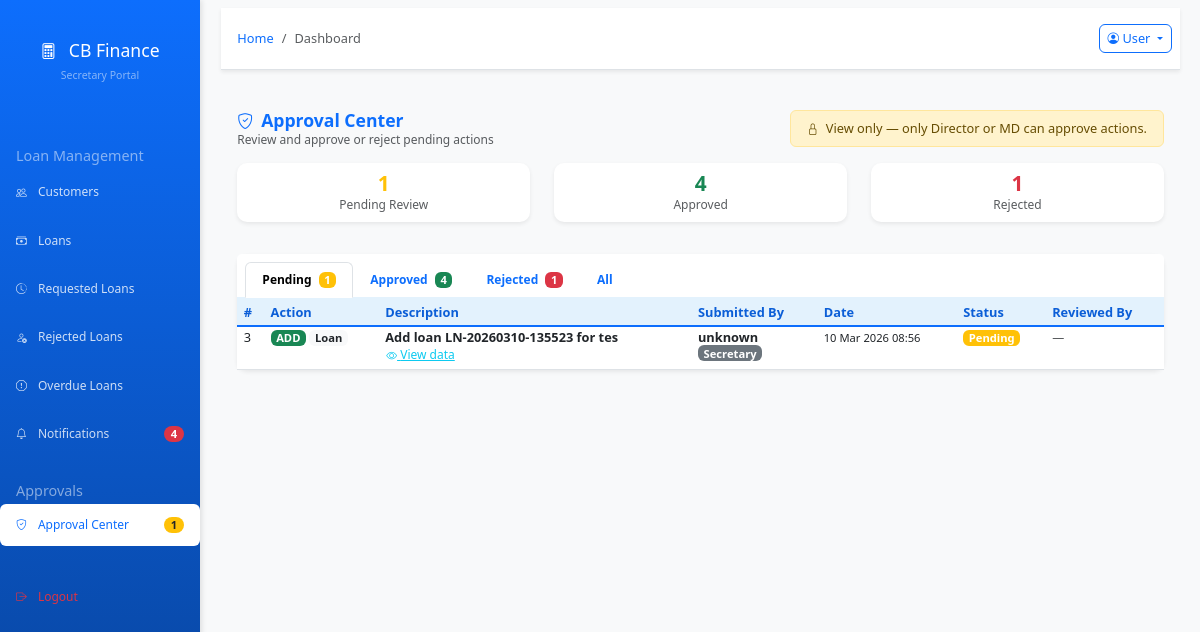
Page /app.cbfinance.rw/index.php?page=approvals on the earlier database version.
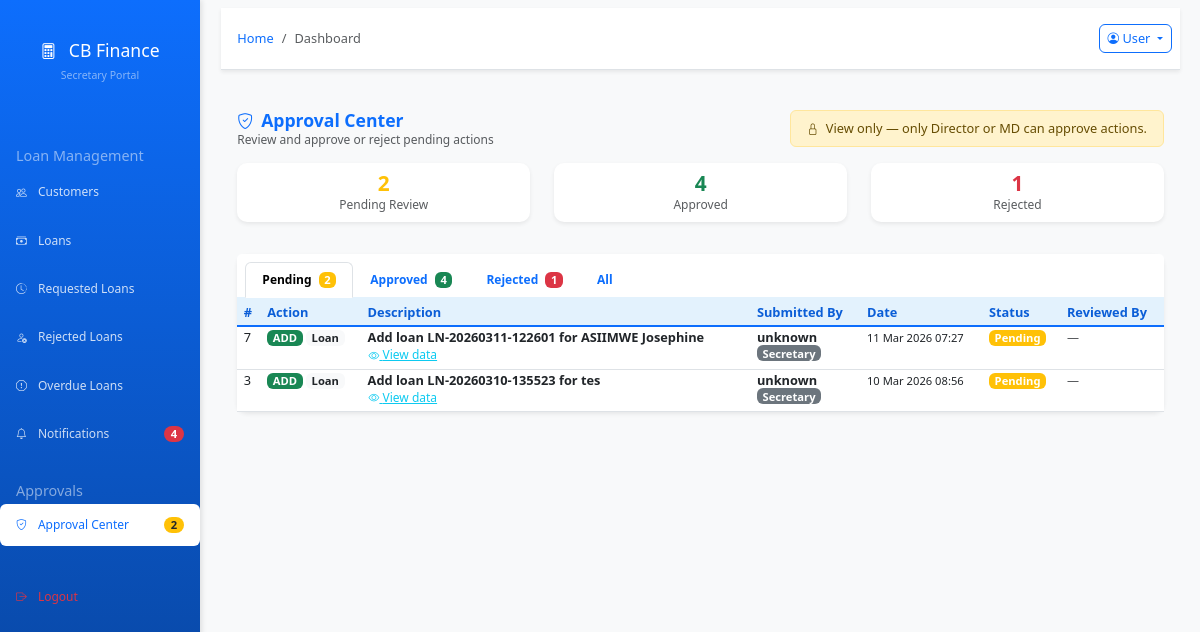
Same page on the later database version.
### tables this page shows
CREATE TABLE `pending_approvals` (
  `approval_id` int(11) NOT NULL,
  `action_type` varchar(20) NOT NULL,
  `entity_type` varchar(30) NOT NULL,
  `entity_id` int(11) DEFAULT NULL,
  `action_data` longtext NOT NULL,
  `description` varchar(255) NOT NULL,
  `submitted_by` varchar(100) NOT NULL,
  `submitted_by_role` varchar(50) NOT NULL,
  `status` enum('pending','approved','rejected') NOT NULL DEFAULT 'pending',
  `reviewed_by` varchar(100) DEFAULT NULL,
  `reviewed_at` datetime DEFAULT NULL,
  `review_notes` text,
  `submitted_at` datetime NOT NULL DEFAULT CURRENT_TIMESTAMP
);

### app.cbfinance.rw/modules/approvals.php (the view, shortened to what the rows shown need)
<?php
$conn = getConnection();
$filter     = $_GET['filter'] ?? 'pending';
$where = $filter !== 'all' ? "WHERE status = '$filter'" : '';
$approvals = $conn->query("SELECT * FROM pending_approvals $where ORDER BY submitted_at DESC LIMIT 100");
$counts = [];
foreach (['pending', 'approved', 'rejected'] as $s) {
    $r = $conn->query("SELECT COUNT(*) as cnt FROM pending_approvals WHERE status = '$s'");
    $counts[$s] = $r ? (int)$r->fetch_assoc()['cnt'] : 0;
}
?>
<div class="container-fluid py-3">
    <div class="row mb-3">
        <div class="col-12 d-flex justify-content-between align-items-center">
            <div>
                <h2 class="h4 fw-bold text-primary mb-0">
                    <i class="bi bi-shield-check me-2"></i>Approval Center
                </h2>
            </div>
        </div>
    </div>
    <div class="row mb-4">
        <div class="col-md-4">
            <div class="card border-warning shadow-sm">
                <div class="card-body text-center py-2">
                    <h2 class="fw-bold text-warning mb-0"><?= $counts['pending'] ?></h2>
                </div>
            </div>
        </div>
        <div class="col-md-4">
            <div class="card border-success shadow-sm">
                <div class="card-body text-center py-2">
                    <h2 class="fw-bold text-success mb-0"><?= $counts['approved'] ?></h2>
                </div>
            </div>
        </div>
        <div class="col-md-4">
            <div class="card border-danger shadow-sm">
                <div class="card-body text-center py-2">
                    <h2 class="fw-bold text-danger mb-0"><?= $counts['rejected'] ?></h2>
                </div>
            </div>
        </div>
    </div>
    <div class="card shadow-sm">
        <div class="card-body p-0">
            <div class="table-responsive">
                <table class="table table-hover table-sm mb-0">
                    <thead class="table-light">
                        <tr>
                            <th>#</th>
                            <th>Action</th>
                            <th>Description</th>
                            <th>Submitted By</th>
                            <th>Date</th>
                            <th>Status</th>
                            <th>Reviewed By</th>
                        </tr>
                    </thead>
                    <tbody>
                        <?php if ($approvals && $approvals->num_rows > 0):
                            while ($row = $approvals->fetch_assoc()):
                                $badge = 'secondary';
                                switch($row['status']) {
                                    case 'pending':  $badge = 'warning'; break;
                                }
                                $action_badge = '<span class="badge bg-secondary">'.strtoupper($row['action_type'] ?? '').'</span>';
                                switch($row['action_type']) {
                                    case 'add':    $action_badge = '<span class="badge bg-success">ADD</span>'; break;
                                }
                        ?>
                        <tr>
                            <td><?= $row['approval_id'] ?></td>
                            <td><?= $action_badge ?> <span class="badge bg-light text-dark"><?= ucfirst($row['entity_type']) ?></span></td>
                            <td>
                                <strong><?= htmlspecialchars($row['description']) ?></strong>
                                <br>
                                <button class="btn btn-link btn-sm p-0 text-info"
                                        data-bs-toggle="collapse"
                                        data-bs-target="#details-<?= $row['approval_id'] ?>">
                                    <i class="bi bi-eye"></i> View data
                                </button>
                            </td>
                            <td>
                                <strong><?= htmlspecialchars($row['submitted_by']) ?></strong>
                                <br><small class="badge bg-secondary"><?= htmlspecialchars($row['submitted_by_role']) ?></small>
                            </td>
                            <td><small><?= date('d M Y H:i', strtotime($row['submitted_at'])) ?></small></td>
                            <td><span class="badge bg-<?= $badge ?>"><?= ucfirst($row['status']) ?></span></td>
                            <td>
                                <?php if ($row['reviewed_by']): ?>
                                    <small><?= htmlspecialchars($row['reviewed_by']) ?></small><br>
                                    <small class="text-muted"><?= date('d M H:i', strtotime($row['reviewed_at'])) ?></small>
                                <?php else: ?>
                                    <small class="text-muted">—</small>
                                <?php endif; ?>
                            </td>
                        </tr>
                        <?php endwhile;
                        endif; ?>
                    </tbody>
                </table>
            </div>
        </div>
    </div>
</div>

Differences in the rows shown:
added pending_approvals: approval_id "7", action_type "ADD", entity_type "Loan", description "Add loan LN-20260311-122601 for ASIIMWE Josephine", submitted_by "unknown", submitted_by_role "Secretary", submitted_at "11 Mar 2026 07:27", status "Pending"
Other differences:
$pending_approvals_count: "1" → "2"
$counts['pending']: "1" → "2"
new list line: "Pending 2"
list line gone: "Pending 1"
